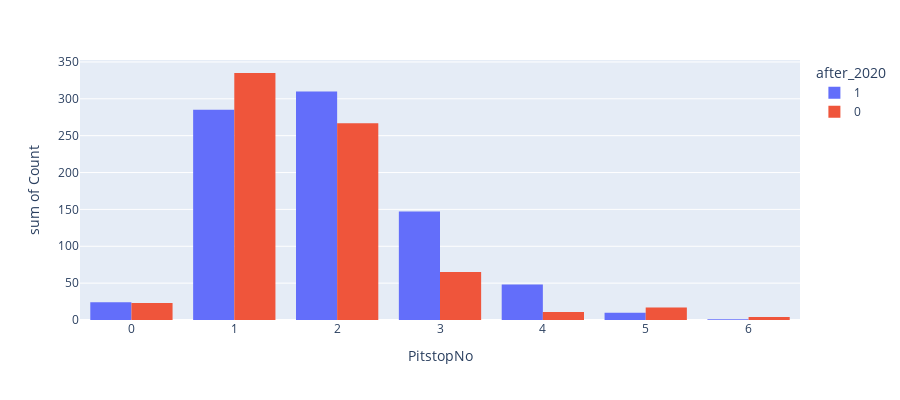

The cell this chart's notebook holds for it:
### Code cell
import plotly.express as px
agg_data = df.groupby(['PitstopNo', 'Position', 'after_2020']).size().reset_index(name='Count')
fig = px.histogram(agg_data, x="PitstopNo", y="Count",
             color='after_2020', barmode='group',
             height=400)
fig.show()

### Figure 1 — Plotly figure (JSON) as saved in the notebook; plotly's stock layout.template omitted (floating-point values rounded to 4 significant figures)
{"data": [{"alignmentgroup": "True", "bingroup": "x", "histfunc": "sum", "hovertemplate": "after_2020=1<br>PitstopNo=%{x}<br>sum of Count=%{y}<extra></extra>", "legendgroup": "1", "marker": {"color": "#636efa", "pattern": {"shape": ""}}, "name": "1", "offsetgroup": "1", "orientation": "v", "showlegend": true, "type": "histogram", "x": [0, 0, 0, 0, 0, 0, 1, 1, 1, 1, 1, 1, 1, 1, 1, 1, 1, 1, 1, 1, 1, 1, 1, 1, 1, 1, 2, 2, 2, 2, 2, 2, 2, 2, 2, 2, 2, 2, 2, 2, 2, 2, 2, 2, 2, 2, 3, 3, 3, 3, 3, 3, 3, 3, 3, 3, 3, 3, 3, 3, 3, 3, 3, 3, 3, 3, 4, 4, 4, 4, 4, 4, 4, 4, 4, 4, 4, 4, 4, 4, 4, 4, 5, 5, 5, 5, 5, 5, 5, 6], "xaxis": "x", "y": [1, 1, 1, 3, 9, 9, 12, 14, 16, 11, 17, 17, 15, 18, 21, 19, 17, 12, 11, 11, 12, 12, 13, 13, 12, 12, 19, 16, 15, 23, 14, 14, 17, 14, 13, 12, 17, 19, 21, 20, 18, 17, 16, 13, 11, 1, 10, 9, 9, 8, 8, 9, 8, 10, 7, 8, 6, 9, 5, 5, 7, 8, 8, 7, 3, 3, 2, 4, 3, 3, 3, 3, 2, 3, 2, 4, 5, 3, 4, 3, 3, 1, 1, 2, 1, 2, 2, 1, 1, 1], "yaxis": "y"}, {"alignmentgroup": "True", "bingroup": "x", "histfunc": "sum", "hovertemplate": "after_2020=0<br>PitstopNo=%{x}<br>sum of Count=%{y}<extra></extra>", "legendgroup": "0", "marker": {"color": "#EF553B", "pattern": {"shape": ""}}, "name": "0", "offsetgroup": "0", "orientation": "v", "showlegend": true, "type": "histogram", "x": [0, 0, 0, 0, 0, 0, 1, 1, 1, 1, 1, 1, 1, 1, 1, 1, 1, 1, 1, 1, 1, 1, 1, 1, 1, 1, 2, 2, 2, 2, 2, 2, 2, 2, 2, 2, 2, 2, 2, 2, 2, 2, 2, 2, 2, 2, 3, 3, 3, 3, 3, 3, 3, 3, 3, 3, 3, 3, 3, 3, 3, 3, 3, 3, 4, 4, 4, 4, 4, 4, 4, 4, 4, 4, 4, 5, 5, 5, 5, 5, 5, 5, 5, 5, 5, 5, 5, 6, 6, 6], "xaxis": "x", "y": [1, 1, 3, 8, 2, 8, 19, 19, 18, 16, 16, 20, 20, 17, 19, 18, 16, 16, 14, 18, 17, 14, 12, 14, 17, 15, 13, 14, 13, 17, 15, 12, 11, 17, 13, 14, 17, 14, 16, 14, 15, 15, 16, 10, 6, 5, 3, 1, 4, 2, 5, 3, 4, 2, 2, 2, 4, 6, 3, 3, 6, 5, 5, 5, 1, 1, 1, 1, 1, 1, 1, 1, 1, 1, 1, 2, 2, 1, 2, 1, 1, 2, 1, 1, 2, 1, 1, 1, 2, 1], "yaxis": "y"}], "layout": {"barmode": "group", "height": 400, "legend": {"title": {"text": "after_2020"}, "tracegroupgap": 0}, "margin": {"t": 60}, "xaxis": {"anchor": "y", "domain": [0, 1], "title": {"text": "PitstopNo"}}, "yaxis": {"anchor": "x", "domain": [0, 1], "title": {"text": "sum of Count"}}}}
